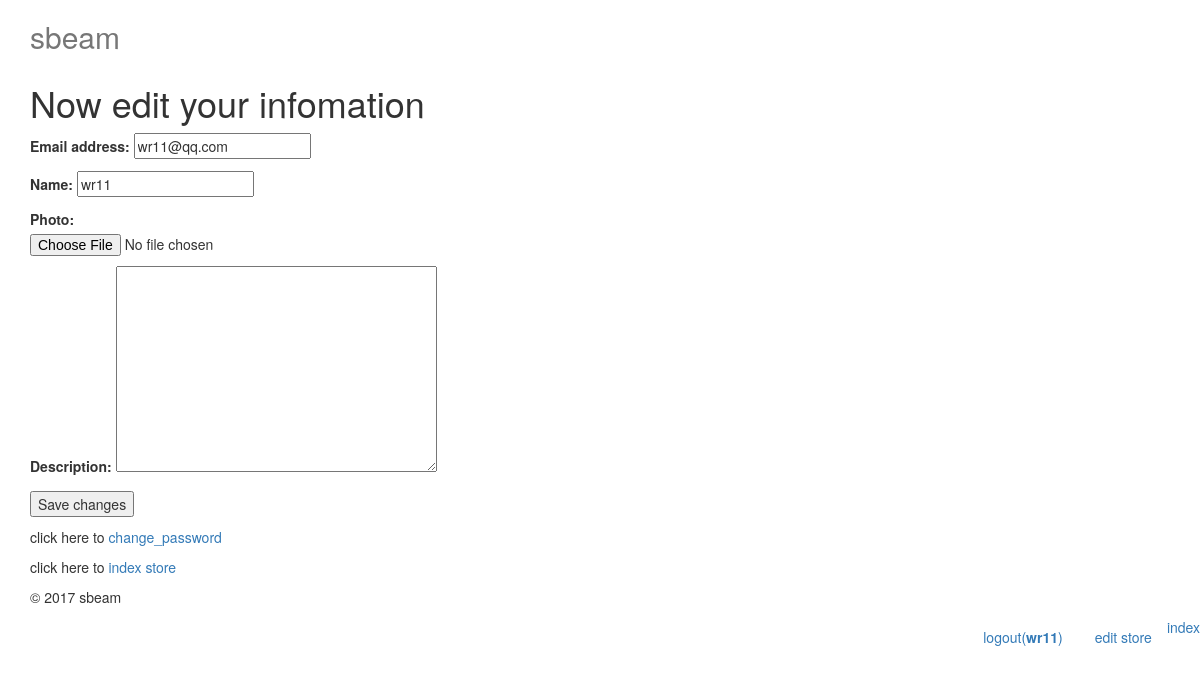
/store/edit_store/ (signed in), run on an earlier commit of the app's database.
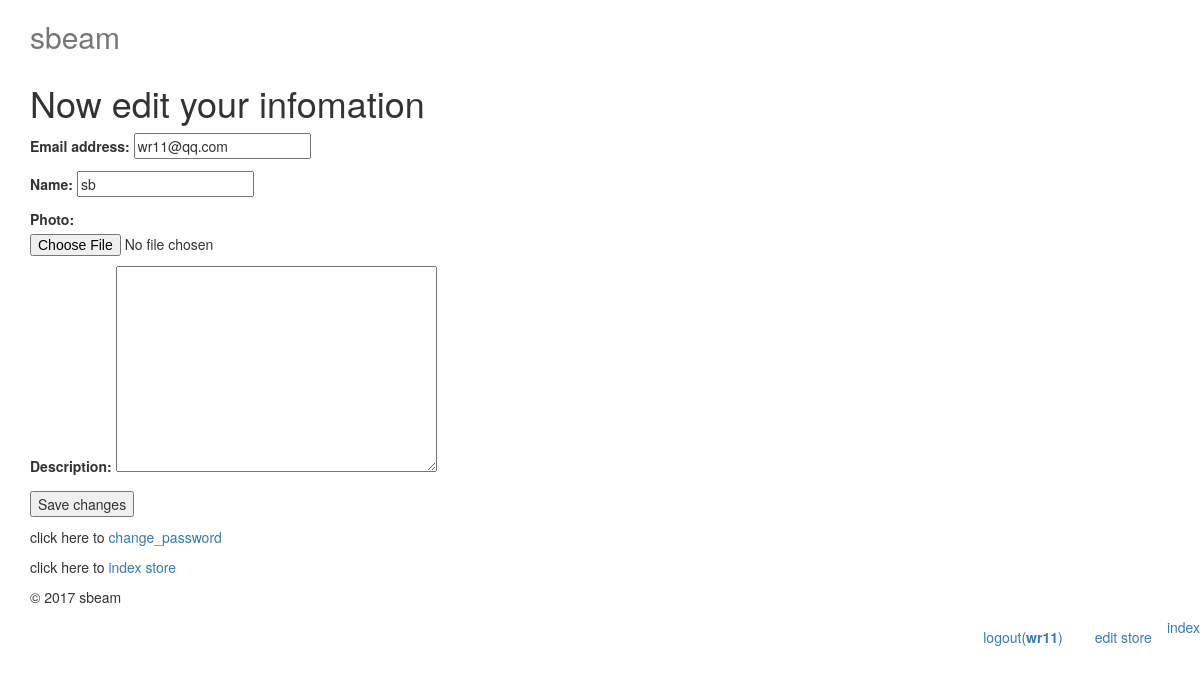
And on a later commit of the database.
### store/models.py (models this page shows, shortened)
class Store(models.Model):
    user = models.OneToOneField(settings.AUTH_USER_MODEL, related_name='store')
    name = models.CharField(max_length=10)
    slug = models.SlugField(max_length=200, db_index=True, unique=True)
    photo = models.ImageField(upload_to='images/%Y/%m/%d',blank=True)
    description = models.TextField(blank=True)
    created = models.DateTimeField(auto_now_add=True, db_index=True)
    def get_index_store_url(self):
        return reverse('index_store', args=[self.slug])

### store/store_views.py (the view)
@login_required
def edit_store(request):
    if request.method == 'POST':
        new_user_form = UserEditForm(instance=request.user, data=request.POST)
        new_store_form = StoreEditForm(instance=request.user.store, data=request.POST, files=request.FILES)
        if new_user_form.is_valid() and new_store_form.is_valid():
            new_user_form.save()
            new_store_form.save()
            request.user.store.slug = request.user.store.name
            request.user.store.save()
            messages.success(request, 'Profile updated successfully')
        else:
            messages.error(request, 'Error updating your store')
    else:
        new_user_form = UserEditForm(instance=request.user)
        new_store_form = StoreEditForm(instance=request.user.store)
    return render(request, 'store/edit_store.html', {'user_form': new_user_form, 'store_form': new_store_form, 'store':request.user.store})

### store/store_forms.py
class UserEditForm(forms.ModelForm):
    class Meta:
        model = User
        fields = ('email',)

class StoreEditForm(forms.ModelForm):
    class Meta:
        model = Store
        fields = ('name', 'photo', 'description')

### store/templates/store/edit_store.html (shortened to what this page needs)
{% extends 'base.html' %}
{% block content %}
  <div>
    <h1>Now edit your infomation</h1>
      <form method="post"action = "{% url 'edit_store' %}" enctype="multipart/form-data">
          {{ user_form.as_p }}
          {{ store_form.as_p }}
          <p><input type="submit" value="Save changes"></p>
      </form>
      <p>click here to  <a href="{% url 'change_store_password' %}">change_password</a></p>
      <p>click here to  <a href="{{store.get_index_store_url}}">index store</a></p>
  </div>
{% endblock %}

### account/templates/base.html (shortened to what this page needs)
<!DOCTYPE html>
<html>
  <head>
    {% load static %}
    <link href="{% static 'bootstrap/css/bootstrap.min.css'%}" rel="stylesheet">
  </head>
  <body>
    <div class="container">
      <div class="header clearfix"><h2 class="text-muted"> sbeam</h2></div>
      <section id="content">{% block content %}{% endblock %}</section>
      <footer class="footer"><p>&copy; 2017 sbeam</p></footer>
    </div>
      <nav>
      <ul class="nav nav-pills pull-right">
      {% if user.is_authenticated %}
        {% if user.profile.usertype %}
        <a href="{% url 'index' %}">index</a>
        {% else %}
        <a href="{{user.store.get_index_store_url}}">index</a>
        {% endif %}
        <li role="presentation">
        <a href="{% url 'logout_user' %}">logout(<b>{{user.username}}</b>)</a>
        </li>
        <li role="presentation">
          {% if user.profile.usertype%}
          <a href="{% url 'edit_store' %}">edit store</a>
          {% else %}
          <a href="{% url 'edit_user' %}">edit user</a>
          {% endif %}
        </li>
      {% endif %}
      </ul>
      </nav>
  </body>
</html>

What changed in the data, as far as the page shows it:
changed Store: name "wr11" → "sb"
